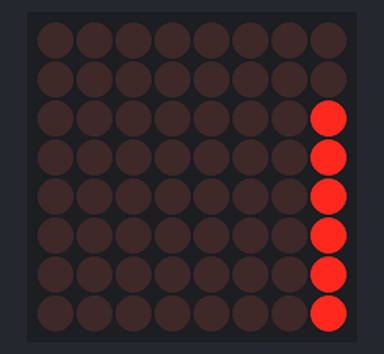
A sketch run on a simulated Arduino Uno, built with avr-gcc and run on an emulated ATmega328P. On the bench: 8×8 LED matrix.

Above: at 0.37 s.
At 1.36 s:
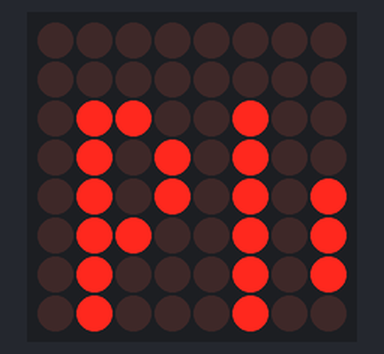
At 2.34 s:
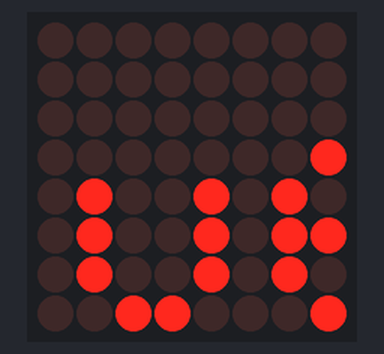
At 3.4 s:
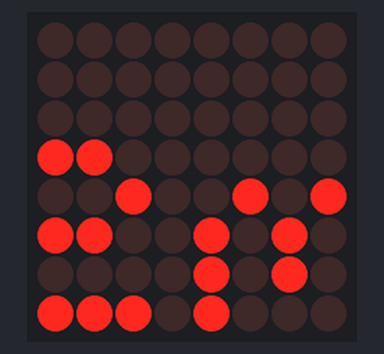
At 5.4 s:
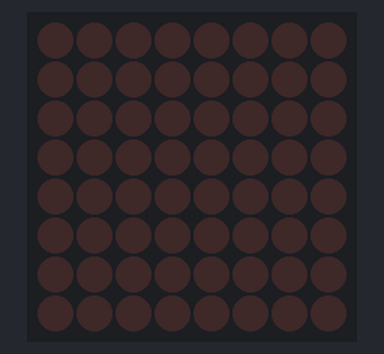
At 5.9 s:
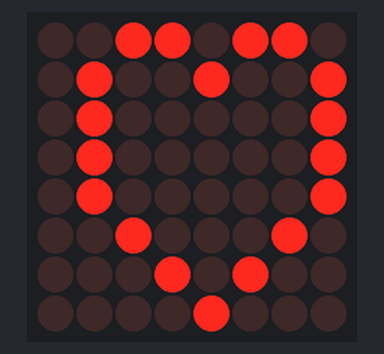

Measured:
- by itself, everything shown: repeats every 6.3 s, in 33 steps
- what the display in image 4 shows lasts 0.5 s, from 5.3 s to 5.8 s
- what the display in image 5 shows lasts 0.7 s, from 5.8 s to 6.5 s

The sketch:

dotmatrix.ino
```cpp
#include "LedControl.h"

/*
 Now we need a LedControl to work with.
 ***** These pin numbers will probably not work with your hardware *****
 pin 12 is connected to the DataIn
 pin 11 is connected to LOAD(CS)
 pin 10 is connected to the CLK
 We have only a single MAX72XX.
 */
LedControl lc=LedControl(12,10,11,1);

/* image switching time */
unsigned long delaytime1=500;
unsigned long delaytime2=150;
void setup() {
  /*
   The MAX72XX is in power-saving mode on startup,
   we have to do a wakeup call
   */
  lc.shutdown(0,false);
  /* Set the brightness to a medium values */
  lc.setIntensity(0,8);
  /* and clear the display */
  lc.clearDisplay(0);
}

/*
 This method will display the characters for the
 word "Arduino" one after the other on the matrix.
 (you need at least 5x7 leds to see the whole chars)
 */
void writeArduinoOnMatrix() {
  /* here is the data for the characters */
byte ALL[] = {B11111111,B11111111,B11111111,B11111111,B11111111,B11111111,B11111111,B11111111};
byte EX[] = {B00000000,B00010000,B00010000,B00010000,B00010000,B00000000,B00010000,B00000000};

byte one[] = {B00000000,B00001000,B00011000,B00001000,B00001000,B00001000,B00111100,B00000000};
byte two[] = {B00000000,B00011000,B00100100,B00000100,B00001000,B00010000,B00111100,B00000000};
byte three[] = {B000000,B00000000,B00011100,B00000100,B00001000,B00000100,B00011100,B00000000};
byte heartsmile[] = {B00110110,B01001001,B01000001,B01000001,B01000001,B00100010,B00010100,B00001000};
byte pluem0[] = {B00000000,B00000000,B00000000,B00000000,B00000000,B00000000,B00000000,B00000000};
byte pluem1[] = {B00000000,B00000000,B00000001,B00000001,B00000001,B00000001,B00000001,B00000001};
byte pluem2[] = {B00000000,B00000000,B00000011,B00000010,B00000010,B00000011,B00000010,B00000010};
byte pluem3[] = {B00000000,B00000000,B00000110,B00000101,B00000101,B00000110,B00000100,B00000100};
byte pluem4[] = {B00000000,B00000000,B00001100,B00001010,B00001010,B00001100,B00001000,B00001000};
byte pluem5[] = {B00000000,B00000000,B00011001,B00010101,B00010101,B00011001,B00010001,B00010001};
byte pluem6[] = {B00000000,B00000000,B00110010,B00101010,B00101010,B00110010,B00100010,B00100010};
byte pluem7[] = {B00000000,B00000000,B01100100,B01010100,B01010101,B01100101,B01000101,B01000100};
byte pluem8[] = {B00000000,B00000000,B01100100,B01010100,B01010101,B01100101,B01000101,B01000100};
byte pluem9[] = {B00000000,B00000000,B11001000,B10101000,B10101010,B11001010,B10001010,B10001001};
byte pluem10[] = {B00000000,B00000000,B10010000,B01010000,B01010100,B10010100,B00010100,B00010011};
byte pluem11[] = {B00000000,B00000000,B00100000,B10100000,B10101001,B00101001,B00101001,B00100110};
byte pluem12[] = {B00000000,B00000000,B01000000,B01000000,B01010010,B01010010,B01010010,B01001100};
byte pluem13[] = {B00000000,B00000000,B10000000,B10000000,B10100101,B10100101,B10100101,B10011000};
byte pluem14[] = {B00000000,B00000000,B00000000,B00000001,B01001010,B01001011,B01001010,B00110001};
byte pluem15[] = {B00000000,B00000000,B00000000,B00000011,B10010100,B10010111,B10010100,B01100011};
byte pluem16[] = {B00000000,B00000000,B00000000,B00000110,B00101001,B00101110,B00101000,B11000111};
byte pluem17[] = {B00000000,B00000000,B00000000,B00001100,B01010010,B01011100,B01010000,B10001110};
byte pluem18[] = {B00000000,B00000000,B00000000,B00011000,B10100100,B10111001,B10100001,B00011101};
byte pluem19[] = {B00000000,B00000000,B00000000,B00110000,B01001001,B01110010,B01000010,B00111010};
byte pluem20[] = {B00000000,B00000000,B00000000,B01100000,B10010010,B11100101,B10000101,B01110100};
byte pluem21[] = {B00000000,B00000000,B00000000,B11000000,B00100101,B11001010,B00001010,B11101000};
byte pluem22[] = {B00000000,B00000000,B00000000,B10000000,B01001010,B10010101,B00010101,B11010001};
byte pluem23[] = {B00000000,B00000000,B00000000,B00000000,B10010100,B00101010,B00101010,B10100010};
byte pluem24[] = {B00000000,B00000000,B00000000,B00000000,B00101000,B01010100,B01010100,B01000100};
byte pluem25[] = {B00000000,B00000000,B00000000,B00000000,B01010000,B10101000,B10101000,B10001000};
byte pluem26[] = {B00000000,B00000000,B00000000,B00000000,B10100000,B01010000,B01010000,B00010000};
byte pluem27[] = {B00000000,B00000000,B00000000,B00000000,B01000000,B10100000,B10100000,B00100000};
byte pluem28[] = {B00000000,B00000000,B00000000,B00000000,B10000000,B01000000,B01000000,B01000000};
byte pluem29[] = {B00000000,B00000000,B00000000,B00000000,B00000000,B10000000,B10000000,B10000000};
byte pluem30[] = {B00000000,B00000000,B00000000,B00000000,B00000000,B00000000,B00000000,B00000000};


  /* now display them one by one with a small delay */
//   lc.setRow(0,0,ALL[0]);
//   lc.setRow(0,1,ALL[1]);
//   lc.setRow(0,2,ALL[2]);
//   lc.setRow(0,3,ALL[3]);
//   lc.setRow(0,4,ALL[4]);
//   lc.setRow(0,5,ALL[5]);
//   lc.setRow(0,6,ALL[6]);
//   lc.setRow(0,7,ALL[7]);
// delay(delaytime1);
//   lc.setRow(0,0,one[0]);
//   lc.setRow(0,1,one[1]);
//   lc.setRow(0,2,one[2]);
//   lc.setRow(0,3,one[3]);
//   lc.setRow(0,4,one[4]);
//   lc.setRow(0,5,one[5]);
//   lc.setRow(0,6,one[6]);
//   lc.setRow(0,7,one[7]);

  // delay(delaytime1);

  // lc.setRow(0,0,two[0]);
  // lc.setRow(0,1,two[1]);
  // lc.setRow(0,2,two[2]);
  // lc.setRow(0,3,two[3]);
  // lc.setRow(0,4,two[4]);
  // lc.setRow(0,5,two[5]);
  // lc.setRow(0,6,two[6]);
  // lc.setRow(0,7,two[7]);

  // delay(delaytime1);

  // lc.setRow(0,0,three[0]);
  // lc.setRow(0,1,three[1]);
  // lc.setRow(0,2,three[2]);
  // lc.setRow(0,3,three[3]);
  // lc.setRow(0,4,three[4]);
  // lc.setRow(0,5,three[5]);
  // lc.setRow(0,6,three[6]);
  // lc.setRow(0,7,three[7]);

  // lc.setRow(0,0,heartsmile[0]);
  // lc.setRow(0,1,heartsmile[1]);
  // lc.setRow(0,2,heartsmile[2]);
  // lc.setRow(0,3,heartsmile[3]);
  // lc.setRow(0,4,heartsmile[4]);
  // lc.setRow(0,5,heartsmile[5]);
  // lc.setRow(0,6,heartsmile[6]);
  // lc.setRow(0,7,heartsmile[7]);

  // delay(delaytime1);
  // lc.setRow(0,0,0);
  // lc.setRow(0,1,0);
  // lc.setRow(0,2,0);
  // lc.setRow(0,3,0);
  // lc.setRow(0,4,0);
  // lc.setRow(0,5,0);
  // lc.setRow(0,6,0);
  // lc.setRow(0,7,0);
  // delay(delaytime1);

  delay(delaytime2);
  lc.setRow(0,0,pluem0[0]);
  lc.setRow(0,1,pluem0[1]);
  lc.setRow(0,2,pluem0[2]);
  lc.setRow(0,3,pluem0[3]);
  lc.setRow(0,4,pluem0[4]);
  lc.setRow(0,5,pluem0[5]);
  lc.setRow(0,6,pluem0[6]);
  lc.setRow(0,7,pluem0[7]);
  delay(delaytime2);
  lc.setRow(0,0,pluem1[0]);
  lc.setRow(0,1,pluem1[1]);
  lc.setRow(0,2,pluem1[2]);
  lc.setRow(0,3,pluem1[3]);
  lc.setRow(0,4,pluem1[4]);
  lc.setRow(0,5,pluem1[5]);
  lc.setRow(0,6,pluem1[6]);
  lc.setRow(0,7,pluem1[7]);
  delay(delaytime2);
  lc.setRow(0,0,pluem2[0]);
  lc.setRow(0,1,pluem2[1]);
  lc.setRow(0,2,pluem2[2]);
  lc.setRow(0,3,pluem2[3]);
  lc.setRow(0,4,pluem2[4]);
  lc.setRow(0,5,pluem2[5]);
  lc.setRow(0,6,pluem2[6]);
  lc.setRow(0,7,pluem2[7]);
  delay(delaytime2);
  lc.setRow(0,0,pluem3[0]);
  lc.setRow(0,1,pluem3[1]);
  lc.setRow(0,2,pluem3[2]);
  lc.setRow(0,3,pluem3[3]);
  lc.setRow(0,4,pluem3[4]);
  lc.setRow(0,5,pluem3[5]);
  lc.setRow(0,6,pluem3[6]);
  lc.setRow(0,7,pluem3[7]);
  delay(delaytime2);
  lc.setRow(0,0,pluem4[0]);
  lc.setRow(0,1,pluem4[1]);
  lc.setRow(0,2,pluem4[2]);
  lc.setRow(0,3,pluem4[3]);
  lc.setRow(0,4,pluem4[4]);
  lc.setRow(0,5,pluem4[5]);
  lc.setRow(0,6,pluem4[6]);
  lc.setRow(0,7,pluem4[7]);
  delay(delaytime2);
  lc.setRow(0,0,pluem5[0]);
  lc.setRow(0,1,pluem5[1]);
  lc.setRow(0,2,pluem5[2]);
  lc.setRow(0,3,pluem5[3]);
  lc.setRow(0,4,pluem5[4]);
  lc.setRow(0,5,pluem5[5]);
  lc.setRow(0,6,pluem5[6]);
  lc.setRow(0,7,pluem5[7]);
  delay(delaytime2);
  lc.setRow(0,0,pluem6[0]);
  lc.setRow(0,1,pluem6[1]);
  lc.setRow(0,2,pluem6[2]);
  lc.setRow(0,3,pluem6[3]);
  lc.setRow(0,4,pluem6[4]);
  lc.setRow(0,5,pluem6[5]);
  lc.setRow(0,6,pluem6[6]);
  lc.setRow(0,7,pluem6[7]);
  delay(delaytime2);
  lc.setRow(0,0,pluem7[0]);
  lc.setRow(0,1,pluem7[1]);
  lc.setRow(0,2,pluem7[2]);
  lc.setRow(0,3,pluem7[3]);
  lc.setRow(0,4,pluem7[4]);
  lc.setRow(0,5,pluem7[5]);
  lc.setRow(0,6,pluem7[6]);
  lc.setRow(0,7,pluem7[7]);
  delay(delaytime2);
  lc.setRow(0,0,pluem8[0]);
  lc.setRow(0,1,pluem8[1]);
  lc.setRow(0,2,pluem8[2]);
  lc.setRow(0,3,pluem8[3]);
  lc.setRow(0,4,pluem8[4]);
  lc.setRow(0,5,pluem8[5]);
  lc.setRow(0,6,pluem8[6]);
  lc.setRow(0,7,pluem8[7]);
  delay(delaytime2);
  lc.setRow(0,0,pluem9[0]);
  lc.setRow(0,1,pluem9[1]);
  lc.setRow(0,2,pluem9[2]);
  lc.setRow(0,3,pluem9[3]);
  lc.setRow(0,4,pluem9[4]);
  lc.setRow(0,5,pluem9[5]);
  lc.setRow(0,6,pluem9[6]);
  lc.setRow(0,7,pluem9[7]);
  delay(delaytime2);
  lc.setRow(0,0,pluem10[0]);
  lc.setRow(0,1,pluem10[1]);
  lc.setRow(0,2,pluem10[2]);
  lc.setRow(0,3,pluem10[3]);
  lc.setRow(0,4,pluem10[4]);
  lc.setRow(0,5,pluem10[5]);
  lc.setRow(0,6,pluem10[6]);
  lc.setRow(0,7,pluem10[7]);
  delay(delaytime2);
  lc.setRow(0,0,pluem11[0]);
  lc.setRow(0,1,pluem11[1]);
  lc.setRow(0,2,pluem11[2]);
  lc.setRow(0,3,pluem11[3]);
  lc.setRow(0,4,pluem11[4]);
  lc.setRow(0,5,pluem11[5]);
  lc.setRow(0,6,pluem11[6]);
  lc.setRow(0,7,pluem11[7]);
  delay(delaytime2);
  lc.setRow(0,0,pluem12[0]);
  lc.setRow(0,1,pluem12[1]);
  lc.setRow(0,2,pluem12[2]);
  lc.setRow(0,3,pluem12[3]);
  lc.setRow(0,4,pluem12[4]);
  lc.setRow(0,5,pluem12[5]);
  lc.setRow(0,6,pluem12[6]);
  lc.setRow(0,7,pluem12[7]);
  delay(delaytime2);
  lc.setRow(0,0,pluem13[0]);
  lc.setRow(0,1,pluem13[1]);
  lc.setRow(0,2,pluem13[2]);
  lc.setRow(0,3,pluem13[3]);
  lc.setRow(0,4,pluem13[4]);
  lc.setRow(0,5,pluem13[5]);
  lc.setRow(0,6,pluem13[6]);
  lc.setRow(0,7,pluem13[7]);
  delay(delaytime2);
  lc.setRow(0,0,pluem14[0]);
  lc.setRow(0,1,pluem14[1]);
  lc.setRow(0,2,pluem14[2]);
  lc.setRow(0,3,pluem14[3]);
  lc.setRow(0,4,pluem14[4]);
  lc.setRow(0,5,pluem14[5]);
  lc.setRow(0,6,pluem14[6]);
  lc.setRow(0,7,pluem14[7]);
  delay(delaytime2);
  lc.setRow(0,0,pluem15[0]);
  lc.setRow(0,1,pluem15[1]);
  lc.setRow(0,2,pluem15[2]);
  lc.setRow(0,3,pluem15[3]);
  lc.setRow(0,4,pluem15[4]);
  lc.setRow(0,5,pluem15[5]);
  lc.setRow(0,6,pluem15[6]);
  lc.setRow(0,7,pluem15[7]);
  delay(delaytime2);
  lc.setRow(0,0,pluem16[0]);
  lc.setRow(0,1,pluem16[1]);
  lc.setRow(0,2,pluem16[2]);
  lc.setRow(0,3,pluem16[3]);
  lc.setRow(0,4,pluem16[4]);
  lc.setRow(0,5,pluem16[5]);
  lc.setRow(0,6,pluem16[6]);
  lc.setRow(0,7,pluem16[7]);
  delay(delaytime2);
  lc.setRow(0,0,pluem17[0]);
  lc.setRow(0,1,pluem17[1]);
  lc.setRow(0,2,pluem17[2]);
  lc.setRow(0,3,pluem17[3]);
  lc.setRow(0,4,pluem17[4]);
  lc.setRow(0,5,pluem17[5]);
  lc.setRow(0,6,pluem17[6]);
  lc.setRow(0,7,pluem17[7]);
  delay(delaytime2);
  lc.setRow(0,0,pluem18[0]);
  lc.setRow(0,1,pluem18[1]);
  lc.setRow(0,2,pluem18[2]);
  lc.setRow(0,3,pluem18[3]);
  lc.setRow(0,4,pluem18[4]);
  lc.setRow(0,5,pluem18[5]);
  lc.setRow(0,6,pluem18[6]);
  lc.setRow(0,7,pluem18[7]);
  delay(delaytime2);
  lc.setRow(0,0,pluem19[0]);
  lc.setRow(0,1,pluem19[1]);
  lc.setRow(0,2,pluem19[2]);
  lc.setRow(0,3,pluem19[3]);
  lc.setRow(0,4,pluem19[4]);
  lc.setRow(0,5,pluem19[5]);
  lc.setRow(0,6,pluem19[6]);
  lc.setRow(0,7,pluem19[7]);
  delay(delaytime2);
  lc.setRow(0,0,pluem20[0]);
  lc.setRow(0,1,pluem20[1]);
  lc.setRow(0,2,pluem20[2]);
  lc.setRow(0,3,pluem20[3]);
  lc.setRow(0,4,pluem20[4]);
  lc.setRow(0,5,pluem20[5]);
  lc.setRow(0,6,pluem20[6]);
  lc.setRow(0,7,pluem20[7]);
  delay(delaytime2);
  lc.setRow(0,0,pluem21[0]);
  lc.setRow(0,1,pluem21[1]);
  lc.setRow(0,2,pluem21[2]);
  lc.setRow(0,3,pluem21[3]);
  lc.setRow(0,4,pluem21[4]);
  lc.setRow(0,5,pluem21[5]);
  lc.setRow(0,6,pluem21[6]);
  lc.setRow(0,7,pluem21[7]);
  delay(delaytime2);
  lc.setRow(0,0,pluem22[0]);
  lc.setRow(0,1,pluem22[1]);
  lc.setRow(0,2,pluem22[2]);
  lc.setRow(0,3,pluem22[3]);
  lc.setRow(0,4,pluem22[4]);
  lc.setRow(0,5,pluem22[5]);
  lc.setRow(0,6,pluem22[6]);
  lc.setRow(0,7,pluem22[7]);
  delay(delaytime2);
  lc.setRow(0,0,pluem23[0]);
  lc.setRow(0,1,pluem23[1]);
  lc.setRow(0,2,pluem23[2]);
  lc.setRow(0,3,pluem23[3]);
  lc.setRow(0,4,pluem23[4]);
  lc.setRow(0,5,pluem23[5]);
  lc.setRow(0,6,pluem23[6]);
  lc.setRow(0,7,pluem23[7]);
  delay(delaytime2);
  lc.setRow(0,0,pluem24[0]);
  lc.setRow(0,1,pluem24[1]);
  lc.setRow(0,2,pluem24[2]);
  lc.setRow(0,3,pluem24[3]);
  lc.setRow(0,4,pluem24[4]);
  lc.setRow(0,5,pluem24[5]);
  lc.setRow(0,6,pluem24[6]);
  lc.setRow(0,7,pluem24[7]);
  delay(delaytime2);
  lc.setRow(0,0,pluem25[0]);
  lc.setRow(0,1,pluem25[1]);
  lc.setRow(0,2,pluem25[2]);
  lc.setRow(0,3,pluem25[3]);
  lc.setRow(0,4,pluem25[4]);
  lc.setRow(0,5,pluem25[5]);
  lc.setRow(0,6,pluem25[6]);
  lc.setRow(0,7,pluem25[7]);
  delay(delaytime2);
  lc.setRow(0,0,pluem26[0]);
  lc.setRow(0,1,pluem26[1]);
  lc.setRow(0,2,pluem26[2]);
  lc.setRow(0,3,pluem26[3]);
  lc.setRow(0,4,pluem26[4]);
  lc.setRow(0,5,pluem26[5]);
  lc.setRow(0,6,pluem26[6]);
  lc.setRow(0,7,pluem26[7]);
  delay(delaytime2);
  lc.setRow(0,0,pluem27[0]);
  lc.setRow(0,1,pluem27[1]);
  lc.setRow(0,2,pluem27[2]);
  lc.setRow(0,3,pluem27[3]);
  lc.setRow(0,4,pluem27[4]);
  lc.setRow(0,5,pluem27[5]);
  lc.setRow(0,6,pluem27[6]);
  lc.setRow(0,7,pluem27[7]);
  delay(delaytime2);
  lc.setRow(0,0,pluem28[0]);
  lc.setRow(0,1,pluem28[1]);
  lc.setRow(0,2,pluem28[2]);
  lc.setRow(0,3,pluem28[3]);
  lc.setRow(0,4,pluem28[4]);
  lc.setRow(0,5,pluem28[5]);
  lc.setRow(0,6,pluem28[6]);
  lc.setRow(0,7,pluem28[7]);
  delay(delaytime2);
  lc.setRow(0,0,pluem29[0]);
  lc.setRow(0,1,pluem29[1]);
  lc.setRow(0,2,pluem29[2]);
  lc.setRow(0,3,pluem29[3]);
  lc.setRow(0,4,pluem29[4]);
  lc.setRow(0,5,pluem29[5]);
  lc.setRow(0,6,pluem29[6]);
  lc.setRow(0,7,pluem29[7]);
  delay(delaytime2);
  lc.setRow(0,0,pluem30[0]);
  lc.setRow(0,1,pluem30[1]);
  lc.setRow(0,2,pluem30[2]);
  lc.setRow(0,3,pluem30[3]);
  lc.setRow(0,4,pluem30[4]);
  lc.setRow(0,5,pluem30[5]);
  lc.setRow(0,6,pluem30[6]);
  lc.setRow(0,7,pluem30[7]);
  delay(delaytime2);
  lc.setRow(0,0,heartsmile[0]);
  lc.setRow(0,1,heartsmile[1]);
  lc.setRow(0,2,heartsmile[2]);
  lc.setRow(0,3,heartsmile[3]);
  lc.setRow(0,4,heartsmile[4]);
  lc.setRow(0,5,heartsmile[5]);
  lc.setRow(0,6,heartsmile[6]);
  lc.setRow(0,7,heartsmile[7]);
  delay(delaytime1);
  lc.setRow(0,0,0);
  lc.setRow(0,1,0);
  lc.setRow(0,2,0);
  lc.setRow(0,3,0);
  lc.setRow(0,4,0);
  lc.setRow(0,5,0);
  lc.setRow(0,6,0);
  lc.setRow(0,7,0);
  delay(delaytime1);
  lc.setRow(0,0,heartsmile[0]);
  lc.setRow(0,1,heartsmile[1]);
  lc.setRow(0,2,heartsmile[2]);
  lc.setRow(0,3,heartsmile[3]);
  lc.setRow(0,4,heartsmile[4]);
  lc.setRow(0,5,heartsmile[5]);
  lc.setRow(0,6,heartsmile[6]);
  lc.setRow(0,7,heartsmile[7]);
  delay(delaytime1);
}


void loop() {
  writeArduinoOnMatrix();
}
```
